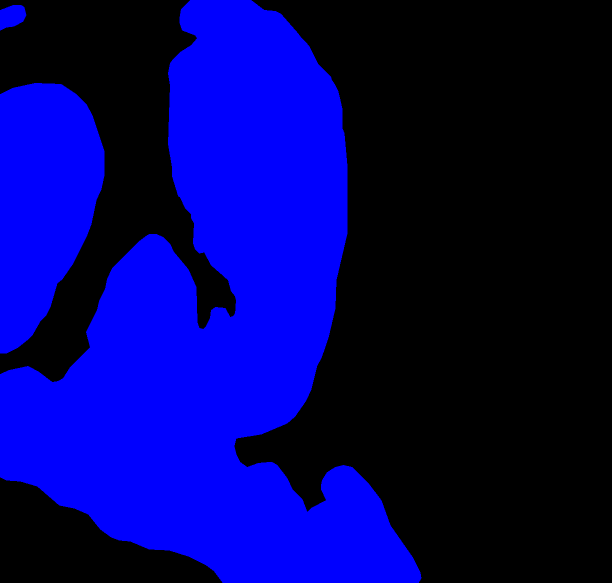
#> input picture GUI/images/invTumor_1.png, 1224 x 1166 px, found by its file name (shown at 1/2 size); the run also reads 2 pictures not shown here
$ python GUI.py
#> lines starting #> are read from the running program, lines starting #| are printed output that depends on the picture
# Full Script for GUI

# Advanced zoom example. Like in Google Maps.
# It zooms only a tile, but not the whole image. So the zoomed tile occupies
# constant memory and not crams it with a huge resized image for the large zooms.
import tkinter as tk
from tkinter import ttk
from PIL import Image, ImageTk
import cv2
import numpy as np
from tkinter.filedialog import askopenfilename

class AutoScrollbar(ttk.Scrollbar):
    ''' A scrollbar that hides itself if it's not needed.
        Works only if you use the grid geometry manager '''
    # [7 lines left out: function set, not called in this run]


    def pack(self, **kw):
        raise tk.TclError('Cannot use pack with this widget')

    def place(self, **kw):
        raise tk.TclError('Cannot use place with this widget')

class Zoom_Advanced(ttk.Frame):
    ''' Advanced zoom of the image '''
    def __init__(self, mainframe, image):
        ''' Initialize the main Frame '''
        ttk.Frame.__init__(self, master=mainframe)
        # self.master.title('Zoom with mouse wheel')
        # Vertical and horizontal scrollbars for canvas
        vbar = AutoScrollbar(self.master, orient='vertical')
        hbar = AutoScrollbar(self.master, orient='horizontal')
        vbar.grid(row=0, column=1, sticky='ns')
        hbar.grid(row=1, column=0, sticky='we')
        # Create canvas and put image on it
        self.canvas = tk.Canvas(self.master, highlightthickness=0,width=600,height=500,
                                xscrollcommand=hbar.set, yscrollcommand=vbar.set)
        self.canvas.grid(row=0, column=0, sticky='') # nswe
        self.canvas.update()  # wait till canvas is created
        vbar.configure(command=self.scroll_y)  # bind scrollbars to the canvas
        hbar.configure(command=self.scroll_x)
        # Make the canvas expandable
        self.master.rowconfigure(0, weight=1)
        self.master.columnconfigure(0, weight=1)
        # Bind events to the Canvas
        self.canvas.bind('<Configure>', self.show_image)  # canvas is resized
        self.canvas.bind('<ButtonPress-1>', self.move_from)
        self.canvas.bind('<B1-Motion>',     self.move_to)
        self.canvas.bind('<MouseWheel>', self.wheel)  # with Windows and MacOS, but not Linux
        self.canvas.bind('<Button-5>',   self.wheel)  # only with Linux, wheel scroll down
        self.canvas.bind('<Button-4>',   self.wheel)  # only with Linux, wheel scroll up
        self.image = Image.fromarray(image)  # open image
        self.width, self.height = self.image.size
        self.imscale = 1.0  # scale for the canvaas image
        self.delta = 1.3  # zoom magnitude
        # Put image into container rectangle and use it to set proper coordinates to the image
        self.container = self.canvas.create_rectangle(0, 0, self.width, self.height, width=0)
        self.show_image()

    # [9 lines left out: functions scroll_y, scroll_x, not called in this run]

    def move_from(self, event):
        ''' Remember previous coordinates for scrolling with the mouse '''
        self.canvas.scan_mark(event.x, event.y)

    # [58 lines left out: functions move_to, wheel, show_image, not called in this run]

def opennew():
    newfile = askopenfilename(title="Select new image to Process")

def openold():
    oldfile = askopenfilename(title="Select processed image to open")

# [72 lines left out: functions updateImage, IsolateTumor, highlighTILcont, ResetAll, not called in this run]

if __name__ == "__main__":
    path = "D:/School/Spring2022/mip/GUI"
    lab1 = cv2.imread(path + "/images/invTumor_1.png",cv2.IMREAD_UNCHANGED)
#> lab1 is the input picture: shape (1166, 1224, 4); mean B, G, R, A 103.4, 0, 0, 103.4
    lab2 = cv2.imread(path + "/images/stroma_2.png", cv2.IMREAD_UNCHANGED)
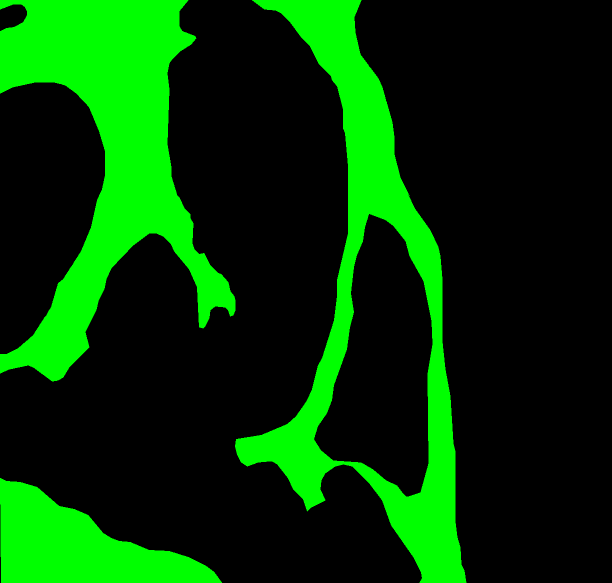
#> input picture GUI/images/stroma_2.png, 1224 x 1166 px, found by its file name (shown at 1/2 size)
#> lab2 is the input picture: shape (1166, 1224, 4); mean B, G, R, A 0, 57.9, 0, 57.9
    lab3 = cv2.imread(path + "/images/insitutumor_3.png",cv2.IMREAD_UNCHANGED)
    lab4 = cv2.imread(path + "/images/healthy_4.png",cv2.IMREAD_UNCHANGED)
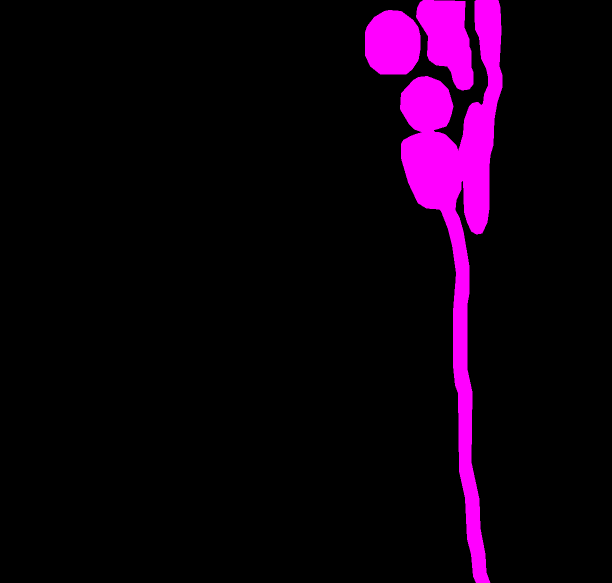
#> input picture GUI/images/healthy_4.png, 1224 x 1166 px, found by its file name (shown at 1/2 size)
#> lab4 is the input picture: shape (1166, 1224, 4); mean B, G, R, A 16.8, 0, 16.8, 16.8
    lab5 = cv2.imread(path + "/images/necrosis_5.png",cv2.IMREAD_UNCHANGED)
    lab6 = cv2.imread(path + "/images/inflamed_6.png",cv2.IMREAD_UNCHANGED)
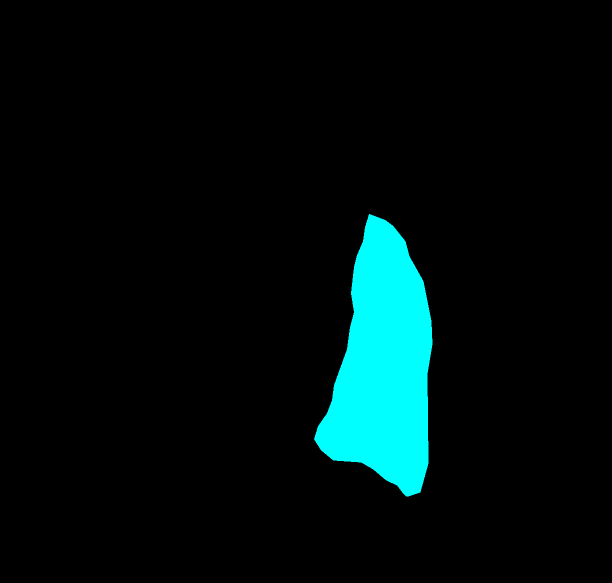
#> input picture GUI/images/inflamed_6.png, 1224 x 1166 px, found by its file name (shown at 1/2 size)
#> lab6 is the input picture: shape (1166, 1224, 4); mean B, G, R, A 14.8, 14.8, 0, 14.8
    lab7 = cv2.imread(path + "/images/rest_7.png",cv2.IMREAD_UNCHANGED)
    background = cv2.imread(path + "/images/Tissue.png")

    # Setting up Main window and image
    root = tk.Tk()
    root.title('Humble Beginnings')
    root.resizable(False, False)
    root.geometry('820x590')

    # New file and open File subframe
    iframe_IO = tk.Frame(root, bd=1,relief=tk.SOLID)
    iframe_IO.grid(row=0,column=0,columnspan=3,sticky=tk.W,padx=4)

    # ------- Creating flags
    LymphFlag = tk.IntVar()
    InvTumFlag = tk.IntVar()
    TumStromaFlag = tk.IntVar()
    InSituTumorFlag = tk.IntVar()
    HealthyFlag = tk.IntVar()
    NecrosisFlag = tk.IntVar()
    InflamFlag = tk.IntVar()
    RestFlag = tk.IntVar()

    new_button = tk.Button(iframe_IO, text='New Image',font=("Arial",9),command=opennew).pack(side=tk.LEFT)
    open_button = tk.Button(iframe_IO, text='Open Project',font=("Arial",9),command=openold).pack(side=tk.RIGHT)

    #### Canvas subtitle frame
    iframe_canvas_title = tk.Frame(root)
    iframe_canvas_title.grid(row=1,column=0)
    label_canvas = tk.Label(iframe_canvas_title, width=20, text='Active Image',font=("Arial",16),).pack()

    #### Canvas Frame
    iframe_canvas= tk.Frame(root, bd=2,relief=tk.SOLID,width=500,height=500)
    iframe_canvas.grid(row=2,column=0,rowspan=3,padx=5)


    #### Simple Mask subframe
    iframe_mask = tk.Frame(root, bd=2,relief=tk.FLAT)
    iframe_mask.grid(row=2,column=1,rowspan=1,sticky=tk.N)
    # iframe_mask.pack(expand=1, fill=tk.Y, pady=10, padx=5)

    mask_label = tk.Label(iframe_mask, width=20, text='Single Layer masks',font=("Arial",12))
    mask_label.pack()


    # ------- Creating Checkboxes for simple masks
    cLymph = tk.Checkbutton(iframe_mask, text='Lymphocytes and Monocytes',font=("Arial",9),variable=LymphFlag, onvalue=1, offvalue=0, command=updateImage).pack(anchor=tk.W)
    cInvTum = tk.Checkbutton(iframe_mask, text='Invasive Tumor',font=("Arial",9),variable=InvTumFlag, onvalue=1, offvalue=0, command=updateImage).pack(anchor=tk.W)
    cStrom = tk.Checkbutton(iframe_mask, text='Tumor Stroma',font=("Arial",9),variable=TumStromaFlag, onvalue=1, offvalue=0, command=updateImage).pack(anchor=tk.W)
    cISTum = tk.Checkbutton(iframe_mask, text='In-situ Tumor',font=("Arial",9),variable=InSituTumorFlag, onvalue=1, offvalue=0, command=updateImage).pack(anchor=tk.W)
    cHealthy = tk.Checkbutton(iframe_mask, text='Healthy Tissue',font=("Arial",9),variable=HealthyFlag, onvalue=1, offvalue=0, command=updateImage).pack(anchor=tk.W)
    cNecrosis = tk.Checkbutton(iframe_mask, text='Necrosis',font=("Arial",9),variable=NecrosisFlag, onvalue=1, offvalue=0, command=updateImage).pack(anchor=tk.W)
    cInflam = tk.Checkbutton(iframe_mask, text='Inflamed Tissue',font=("Arial",9),variable=InflamFlag, onvalue=1, offvalue=0, command=updateImage).pack(anchor=tk.W)
    cRest = tk.Checkbutton(iframe_mask, text='Rest',font=("Arial",9),variable=RestFlag, onvalue=1, offvalue=0, command=updateImage).pack(anchor=tk.W)

    ### Preset-Masks Subframe
    iframe_preset = tk.Frame(root, bd=2,relief=tk.FLAT)
    iframe_preset.grid(row=3,column=1, sticky=tk.N)
    # iframe_preset.pack(expand=1, fill=tk.Y,side=tk.RIGHT, pady=10, padx=5)

    mask_label = tk.Label(iframe_preset, width=20, text='Preset Masks',font=("Arial",12))
    mask_label.pack()

    # Preset masks -  Creating Flags
    TumisolateFlag =tk.IntVar()
    TILcontFlag = tk.IntVar()

    cIsolateTum = tk.Button(iframe_preset, text='Isolate Tumor Bulk',font=("Arial",10),command=IsolateTumor,width=20).pack()
    cIsolateTIL = tk.Button(iframe_preset, text='Show TIL Contribution',font=("Arial",10),command=highlighTILcont,width=20).pack()
    cResetAll = tk.Button(iframe_preset, text='Reset all',font=("Arial",10),command=ResetAll,width=20).pack()

    # cIsolateTum = tk.Checkbutton(iframe_preset, text='Isolate tumor Bulk',variable=TumisolateFlag, onvalue=1, offvalue=0, command=IsolateTumor).pack(anchor=tk.W)
    # cIsolateTIL = tk.Checkbutton(iframe_preset, text='Isolate TILL Contribution',variable=TILcontFlag, onvalue=1, offvalue=0, command=IsolateTumor).pack(anchor=tk.W)
    # cResetAll = tk.Checkbutton(iframe_preset, text='Reset All',command=ResetAll).pack(anchor=tk.W)

    # Creating TIL window Subframe of preset subframe
    iframe_score = tk.Frame(root,bd=2,relief=tk.SOLID)
    iframe_score.grid(row=4,column=1,sticky=tk.S,pady = 4)
    # iframe_score.pack(fill=tk.X,pady=20,side=tk.BOTTOM)


    score_label = tk.Label(iframe_score,width=12, text='TIL Score: 70  ',font=("Arial",15)).pack(anchor=tk.W)

#> (the run stopped early here; a loop or call above may not have finished)
